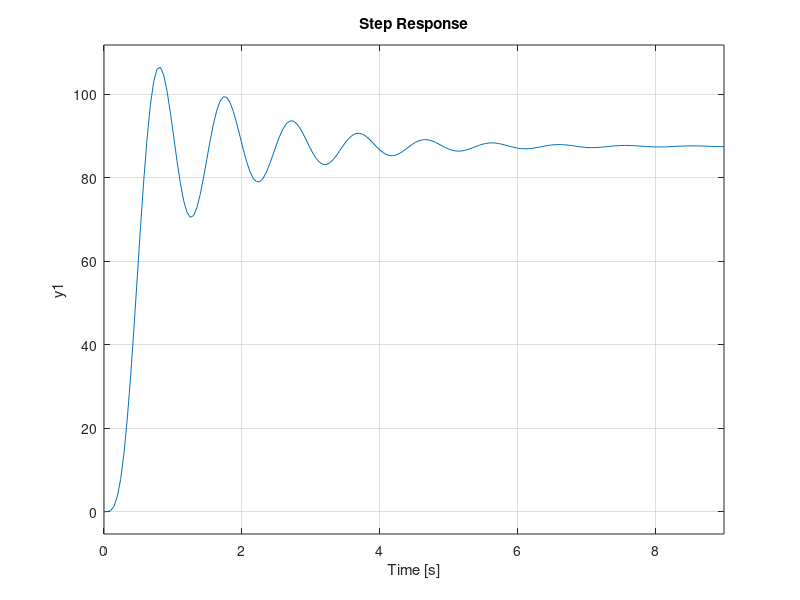
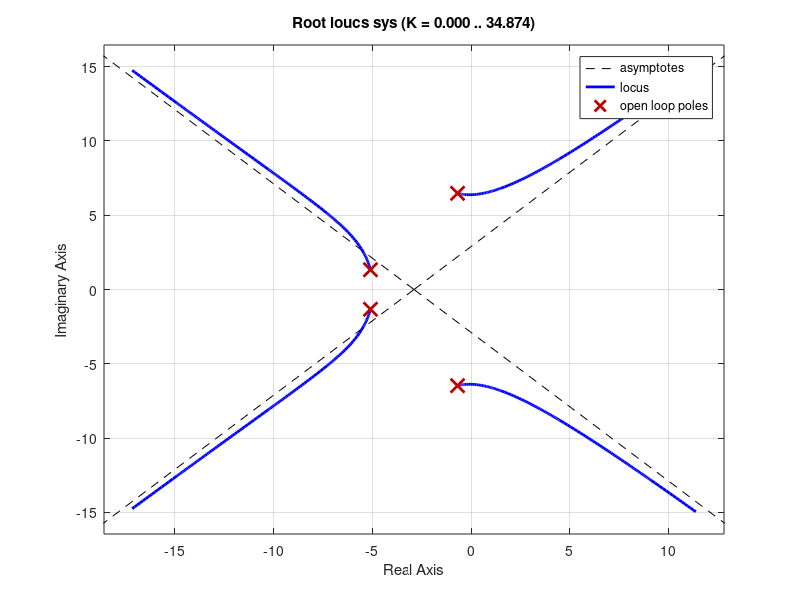

MATLAB code for these plots, in order:
clear

sys = tf([0,0,0,0,360.030121478794], [1,11.5758154704500,84.2362155121299,470.992803495151,1178.09505338830])%From Lab 3
sys = 1/4 * sys * 180/pi;
feedbackSys = feedback(sys,1)
figure(1)
%pzmap(feedbackSys)
%step(feedbackSys)
hold on 
step(20*sys)
hold off
figure(2)
rlocus(sys)